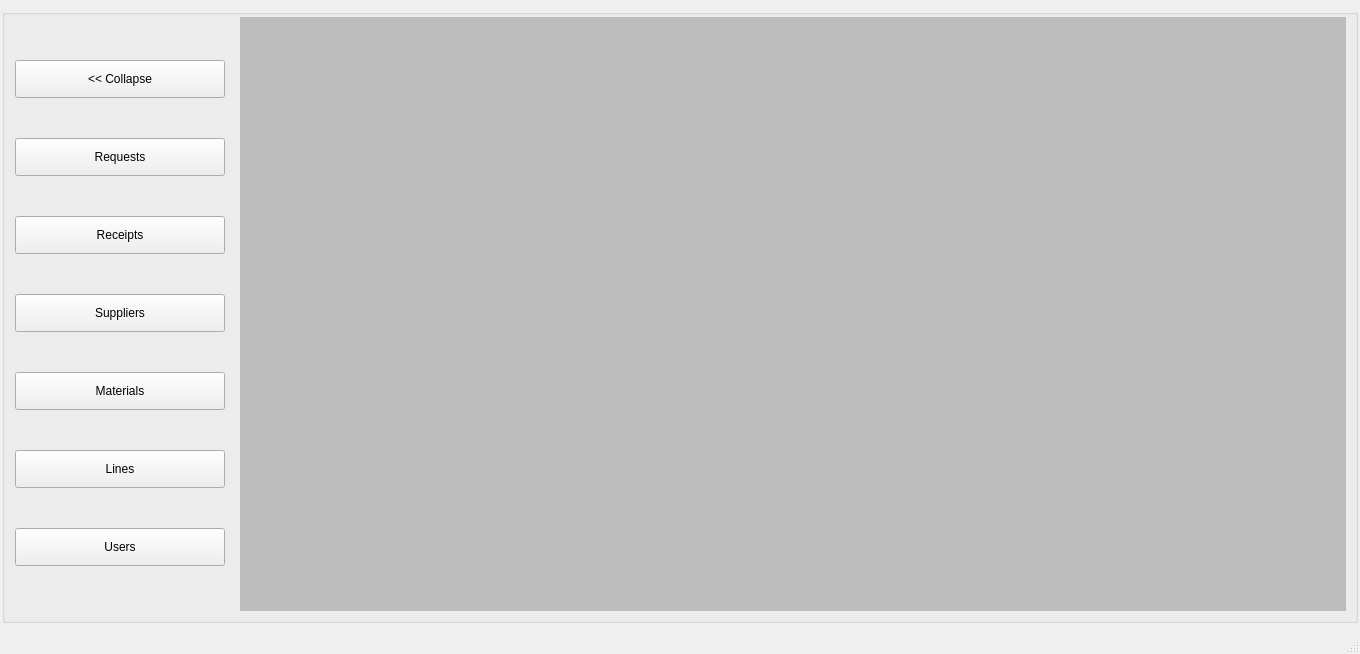
<?xml version="1.0" encoding="UTF-8"?>
<ui version="4.0">
 <class>MainWindow</class>
 <widget class="QMainWindow" name="MainWindow">
  <property name="geometry">
   <rect>
    <x>0</x>
    <y>0</y>
    <width>1360</width>
    <height>654</height>
   </rect>
  </property>
  <property name="windowTitle">
   <string>Dashboard</string>
  </property>
  <property name="styleSheet">
   <string notr="true"/>
  </property>
  <widget class="QWidget" name="centralwidget">
   <layout class="QGridLayout" name="gridLayout">
    <property name="leftMargin">
     <number>2</number>
    </property>
    <property name="rightMargin">
     <number>2</number>
    </property>
    <item row="0" column="0">
     <widget class="QGroupBox" name="groupBox">
      <property name="minimumSize">
       <size>
        <width>0</width>
        <height>430</height>
       </size>
      </property>
      <property name="title">
       <string/>
      </property>
      <layout class="QGridLayout" name="gridLayout_2">
       <property name="topMargin">
        <number>2</number>
       </property>
       <property name="verticalSpacing">
        <number>6</number>
       </property>
       <item row="0" column="0">
        <widget class="QFrame" name="panel_dashboard">
         <property name="minimumSize">
          <size>
           <width>220</width>
           <height>0</height>
          </size>
         </property>
         <property name="styleSheet">
          <string notr="true"/>
         </property>
         <property name="frameShape">
          <enum>QFrame::NoFrame</enum>
         </property>
         <layout class="QVBoxLayout" name="verticalLayout">
          <property name="leftMargin">
           <number>1</number>
          </property>
          <item>
           <widget class="QPushButton" name="btn_toggle">
            <property name="sizePolicy">
             <sizepolicy hsizetype="Minimum" vsizetype="Fixed">
              <horstretch>0</horstretch>
              <verstretch>0</verstretch>
             </sizepolicy>
            </property>
            <property name="minimumSize">
             <size>
              <width>0</width>
              <height>38</height>
             </size>
            </property>
            <property name="text">
             <string>&lt;&lt; Collapse</string>
            </property>
            <property name="iconSize">
             <size>
              <width>32</width>
              <height>32</height>
             </size>
            </property>
           </widget>
          </item>
          <item>
           <widget class="QPushButton" name="btn_requests">
            <property name="sizePolicy">
             <sizepolicy hsizetype="Minimum" vsizetype="Fixed">
              <horstretch>0</horstretch>
              <verstretch>0</verstretch>
             </sizepolicy>
            </property>
            <property name="minimumSize">
             <size>
              <width>0</width>
              <height>38</height>
             </size>
            </property>
            <property name="text">
             <string>Requests</string>
            </property>
            <property name="iconSize">
             <size>
              <width>32</width>
              <height>32</height>
             </size>
            </property>
           </widget>
          </item>
          <item>
           <widget class="QPushButton" name="btn_receipts">
            <property name="minimumSize">
             <size>
              <width>0</width>
              <height>38</height>
             </size>
            </property>
            <property name="text">
             <string>Receipts</string>
            </property>
            <property name="iconSize">
             <size>
              <width>32</width>
              <height>32</height>
             </size>
            </property>
           </widget>
          </item>
          <item>
           <widget class="QPushButton" name="btn_suppliers">
            <property name="minimumSize">
             <size>
              <width>0</width>
              <height>38</height>
             </size>
            </property>
            <property name="text">
             <string>Suppliers</string>
            </property>
            <property name="icon">
             <iconset>
              <normaloff>../86a7d96/IMG-Proveedor.png</normaloff>../86a7d96/IMG-Proveedor.png</iconset>
            </property>
            <property name="iconSize">
             <size>
              <width>32</width>
              <height>32</height>
             </size>
            </property>
           </widget>
          </item>
          <item>
           <widget class="QPushButton" name="btn_materials">
            <property name="minimumSize">
             <size>
              <width>0</width>
              <height>38</height>
             </size>
            </property>
            <property name="text">
             <string>Materials</string>
            </property>
            <property name="iconSize">
             <size>
              <width>32</width>
              <height>32</height>
             </size>
            </property>
           </widget>
          </item>
          <item>
           <widget class="QPushButton" name="btn_lines">
            <property name="minimumSize">
             <size>
              <width>0</width>
              <height>38</height>
             </size>
            </property>
            <property name="text">
             <string>Lines</string>
            </property>
            <property name="iconSize">
             <size>
              <width>32</width>
              <height>32</height>
             </size>
            </property>
           </widget>
          </item>
          <item>
           <widget class="QPushButton" name="btn_users">
            <property name="minimumSize">
             <size>
              <width>0</width>
              <height>38</height>
             </size>
            </property>
            <property name="text">
             <string>Users</string>
            </property>
            <property name="iconSize">
             <size>
              <width>32</width>
              <height>32</height>
             </size>
            </property>
           </widget>
          </item>
         </layout>
        </widget>
       </item>
       <item row="0" column="1">
        <widget class="QMdiArea" name="mdi_container">
         <property name="background">
          <brush brushstyle="SolidPattern">
           <color alpha="255">
            <red>189</red>
            <green>189</green>
            <blue>189</blue>
           </color>
          </brush>
         </property>
        </widget>
       </item>
      </layout>
     </widget>
    </item>
   </layout>
  </widget>
  <widget class="QMenuBar" name="menubar">
   <property name="geometry">
    <rect>
     <x>0</x>
     <y>0</y>
     <width>1360</width>
     <height>21</height>
    </rect>
   </property>
  </widget>
  <widget class="QStatusBar" name="statusbar"/>
 </widget>
 <resources/>
 <connections/>
</ui>
